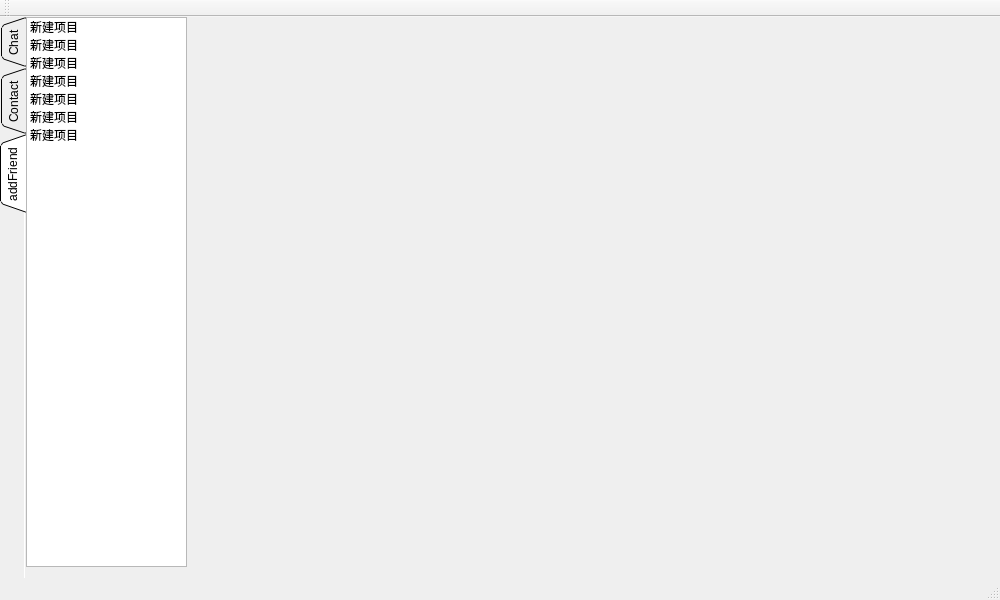
<?xml version="1.0" encoding="UTF-8"?>
<ui version="4.0">
 <class>MainWindow</class>
 <widget class="QMainWindow" name="MainWindow">
  <property name="geometry">
   <rect>
    <x>0</x>
    <y>0</y>
    <width>1000</width>
    <height>600</height>
   </rect>
  </property>
  <property name="windowTitle">
   <string>MainWindow</string>
  </property>
  <widget class="QWidget" name="centralwidget">
   <widget class="QTabWidget" name="tabWidget">
    <property name="geometry">
     <rect>
      <x>0</x>
      <y>0</y>
      <width>1000</width>
      <height>600</height>
     </rect>
    </property>
    <property name="tabPosition">
     <enum>QTabWidget::West</enum>
    </property>
    <property name="tabShape">
     <enum>QTabWidget::Triangular</enum>
    </property>
    <property name="currentIndex">
     <number>2</number>
    </property>
    <property name="elideMode">
     <enum>Qt::ElideNone</enum>
    </property>
    <property name="documentMode">
     <bool>true</bool>
    </property>
    <property name="tabsClosable">
     <bool>false</bool>
    </property>
    <property name="tabBarAutoHide">
     <bool>false</bool>
    </property>
    <widget class="QWidget" name="chatTab">
     <attribute name="title">
      <string>Chat</string>
     </attribute>
     <widget class="QWidget" name="widget_3" native="true">
      <property name="geometry">
       <rect>
        <x>0</x>
        <y>0</y>
        <width>841</width>
        <height>561</height>
       </rect>
      </property>
      <widget class="QListWidget" name="listWidget_4">
       <property name="geometry">
        <rect>
         <x>0</x>
         <y>0</y>
         <width>161</width>
         <height>550</height>
        </rect>
       </property>
       <property name="sizePolicy">
        <sizepolicy hsizetype="Expanding" vsizetype="Preferred">
         <horstretch>20</horstretch>
         <verstretch>0</verstretch>
        </sizepolicy>
       </property>
       <property name="minimumSize">
        <size>
         <width>100</width>
         <height>75</height>
        </size>
       </property>
       <property name="sortingEnabled">
        <bool>true</bool>
       </property>
      </widget>
      <widget class="QGroupBox" name="groupBox">
       <property name="geometry">
        <rect>
         <x>161</x>
         <y>0</y>
         <width>761</width>
         <height>550</height>
        </rect>
       </property>
       <property name="sizePolicy">
        <sizepolicy hsizetype="Expanding" vsizetype="Preferred">
         <horstretch>100</horstretch>
         <verstretch>0</verstretch>
        </sizepolicy>
       </property>
       <property name="minimumSize">
        <size>
         <width>200</width>
         <height>150</height>
        </size>
       </property>
       <property name="title">
        <string>Contract Name</string>
       </property>
       <layout class="QHBoxLayout" name="horizontalLayout_4">
        <property name="leftMargin">
         <number>10</number>
        </property>
        <item>
         <widget class="QWidget" name="widget" native="true">
          <property name="sizePolicy">
           <sizepolicy hsizetype="Expanding" vsizetype="Expanding">
            <horstretch>0</horstretch>
            <verstretch>0</verstretch>
           </sizepolicy>
          </property>
          <widget class="QTextBrowser" name="chatTextBrowser">
           <property name="geometry">
            <rect>
             <x>0</x>
             <y>0</y>
             <width>631</width>
             <height>351</height>
            </rect>
           </property>
           <property name="sizePolicy">
            <sizepolicy hsizetype="Expanding" vsizetype="Expanding">
             <horstretch>0</horstretch>
             <verstretch>80</verstretch>
            </sizepolicy>
           </property>
          </widget>
          <widget class="QListView" name="chatFuncList">
           <property name="geometry">
            <rect>
             <x>0</x>
             <y>350</y>
             <width>631</width>
             <height>31</height>
            </rect>
           </property>
           <property name="sizePolicy">
            <sizepolicy hsizetype="Expanding" vsizetype="Expanding">
             <horstretch>0</horstretch>
             <verstretch>5</verstretch>
            </sizepolicy>
           </property>
          </widget>
          <widget class="QTextEdit" name="chatMsgEdit">
           <property name="geometry">
            <rect>
             <x>0</x>
             <y>374</y>
             <width>631</width>
             <height>121</height>
            </rect>
           </property>
           <property name="sizePolicy">
            <sizepolicy hsizetype="Expanding" vsizetype="Expanding">
             <horstretch>0</horstretch>
             <verstretch>20</verstretch>
            </sizepolicy>
           </property>
          </widget>
          <widget class="QPushButton" name="chatSendBtn">
           <property name="geometry">
            <rect>
             <x>520</x>
             <y>460</y>
             <width>97</width>
             <height>32</height>
            </rect>
           </property>
           <property name="text">
            <string>PushButton</string>
           </property>
          </widget>
          <zorder>chatMsgEdit</zorder>
          <zorder>chatTextBrowser</zorder>
          <zorder>chatFuncList</zorder>
          <zorder>chatSendBtn</zorder>
         </widget>
        </item>
       </layout>
      </widget>
     </widget>
    </widget>
    <widget class="QWidget" name="tab_3">
     <attribute name="title">
      <string>Contact</string>
     </attribute>
     <widget class="QListWidget" name="listWidget_5">
      <property name="geometry">
       <rect>
        <x>0</x>
        <y>0</y>
        <width>161</width>
        <height>550</height>
       </rect>
      </property>
      <property name="sortingEnabled">
       <bool>true</bool>
      </property>
      <item>
       <property name="text">
        <string>新建项目</string>
       </property>
      </item>
     </widget>
    </widget>
    <widget class="QWidget" name="contactTab">
     <attribute name="title">
      <string>addFriend</string>
     </attribute>
     <widget class="QListWidget" name="listWidget_3">
      <property name="geometry">
       <rect>
        <x>0</x>
        <y>0</y>
        <width>161</width>
        <height>550</height>
       </rect>
      </property>
      <property name="sortingEnabled">
       <bool>true</bool>
      </property>
      <item>
       <property name="text">
        <string>新建项目</string>
       </property>
      </item>
      <item>
       <property name="text">
        <string>新建项目</string>
       </property>
      </item>
      <item>
       <property name="text">
        <string>新建项目</string>
       </property>
      </item>
      <item>
       <property name="text">
        <string>新建项目</string>
       </property>
      </item>
      <item>
       <property name="text">
        <string>新建项目</string>
       </property>
      </item>
      <item>
       <property name="text">
        <string>新建项目</string>
       </property>
      </item>
      <item>
       <property name="text">
        <string>新建项目</string>
       </property>
      </item>
     </widget>
    </widget>
   </widget>
  </widget>
  <widget class="QMenuBar" name="menubar">
   <property name="geometry">
    <rect>
     <x>0</x>
     <y>0</y>
     <width>1000</width>
     <height>22</height>
    </rect>
   </property>
  </widget>
  <widget class="QStatusBar" name="statusbar"/>
  <widget class="QToolBar" name="toolBar">
   <property name="windowTitle">
    <string>toolBar</string>
   </property>
   <attribute name="toolBarArea">
    <enum>TopToolBarArea</enum>
   </attribute>
   <attribute name="toolBarBreak">
    <bool>false</bool>
   </attribute>
  </widget>
 </widget>
 <resources/>
 <connections/>
</ui>
